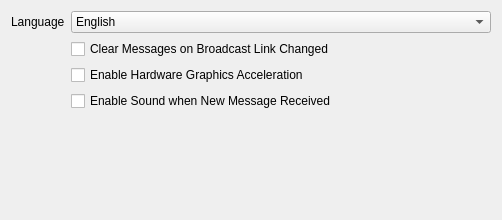
<?xml version="1.0" encoding="UTF-8"?>
<ui version="4.0">
 <class>SettingsPageCommon</class>
 <widget class="QWidget" name="SettingsPageCommon">
  <property name="geometry">
   <rect>
    <x>0</x>
    <y>0</y>
    <width>502</width>
    <height>220</height>
   </rect>
  </property>
  <property name="windowTitle">
   <string>Form</string>
  </property>
  <layout class="QGridLayout" name="gridLayout">
   <item row="0" column="1">
    <widget class="QComboBox" name="comboBoxLanguage">
     <item>
      <property name="text">
       <string>English</string>
      </property>
      <property name="icon">
       <iconset resource="resources.qrc">
        <normaloff>:/resources/images/flags/usa.svg</normaloff>:/resources/images/flags/usa.svg</iconset>
      </property>
     </item>
     <item>
      <property name="text">
       <string>Russian</string>
      </property>
      <property name="icon">
       <iconset resource="resources.qrc">
        <normaloff>:/resources/images/flags/russia.svg</normaloff>:/resources/images/flags/russia.svg</iconset>
      </property>
     </item>
    </widget>
   </item>
   <item row="1" column="1">
    <widget class="QCheckBox" name="checkBoxClearMessagesOnBroadcastLinkChanged">
     <property name="text">
      <string>Clear Messages on Broadcast Link Changed</string>
     </property>
    </widget>
   </item>
   <item row="3" column="1">
    <widget class="QCheckBox" name="checkBoxEnableSoundWhenNewMessageReceived">
     <property name="text">
      <string>Enable Sound when New Message Received</string>
     </property>
    </widget>
   </item>
   <item row="2" column="1">
    <widget class="QCheckBox" name="checkBoxEnableHardwareGraphicsAcceleration">
     <property name="text">
      <string>Enable Hardware Graphics Acceleration</string>
     </property>
    </widget>
   </item>
   <item row="0" column="0">
    <widget class="QLabel" name="label">
     <property name="sizePolicy">
      <sizepolicy hsizetype="Maximum" vsizetype="Preferred">
       <horstretch>0</horstretch>
       <verstretch>0</verstretch>
      </sizepolicy>
     </property>
     <property name="text">
      <string>Language</string>
     </property>
    </widget>
   </item>
   <item row="4" column="0">
    <spacer name="verticalSpacer">
     <property name="orientation">
      <enum>Qt::Vertical</enum>
     </property>
     <property name="sizeHint" stdset="0">
      <size>
       <width>20</width>
       <height>40</height>
      </size>
     </property>
    </spacer>
   </item>
  </layout>
 </widget>
 <resources>
  <include location="resources.qrc"/>
 </resources>
 <connections/>
</ui>
